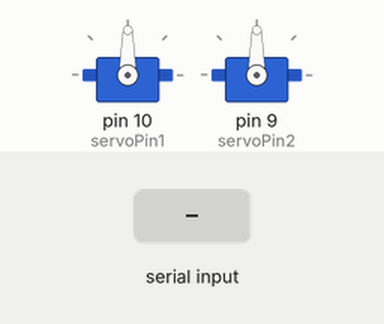
Simulated run of this sketch. Board: Arduino Uno, built with avr-gcc and run on an emulated ATmega328P. Shown: 2 × servo. The test bench sets the inputs (shaded band).

Above: at 1.2 s.
1.3 s: "E" received over Serial
At 2.5 s:
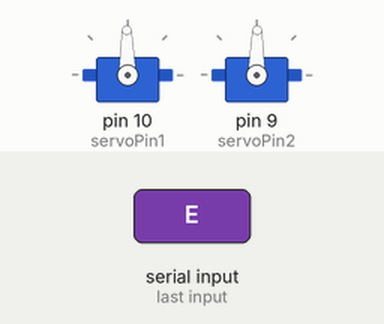
2.8 s: "H" received over Serial
At 3.7 s:
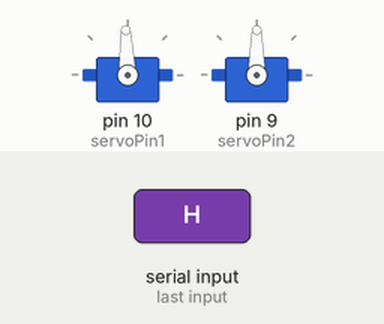
Timing chart, 0 to 5.8 s (numbered marks = the images above; inputs shaded):
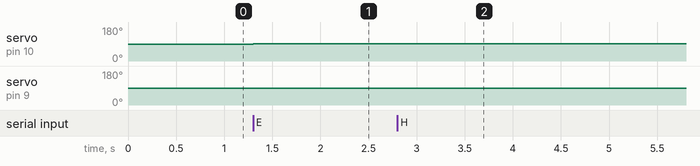

The sketch:

ArduinoCameraGimbalCode.ino
```cpp
/*
 Servo motor controller serial using adafruit motor shield v2.3
oran c
orabusiness@gmail.com
20170922

 Reads a serial input string until it sees a newline, then converts
 the string to a number if the characters are digits. converts to ints

 then tells servo motors one two to go to that position

 The circuit:
 arduino uno
adafruit motor shield v2.3
two hoby servos

plug shield into arduino
pluge into ports Servo 1 & Servo2
  */

#include <Wire.h>
#include <Adafruit_MotorShield.h>
#include "utility/Adafruit_MS_PWMServoDriver.h"
#include <Servo.h>


Adafruit_MotorShield AFMS = Adafruit_MotorShield();

int servoPin1 = 10;
int servoPin2 = 9;

int previousAngle1 = 0;
int previousAngle2 = 0;

int Init1 = 90;
int Init2 = 90;

int tol = 1;

Servo servo1;
Servo servo2;

int incoming[1];


//String inString = "";    // string to hold input

void setup() {


  pinMode(servoPin1, OUTPUT);
  pinMode(servoPin2, OUTPUT);

  // Open serial communications and wait for port to open:
  Serial.begin(9600);
  while (!Serial) {
    ; // wait for serial port to connect. Needed for native USB port only
  }

  // send an intro:
 // Serial.println("\n\nServo Posisitioner: ");
  //Serial.println();
  AFMS.begin();

  servo1.attach(servoPin1);
  servo2.attach(servoPin2);


}
//0 do nothing, 1 positive, 2 negative
//Servo 2 X
//Servo 1 Y
void loop() {
  // Read serial input:
  servo1.write(Init1);
  servo2.write(Init2);
  while (Serial.available() >= 0) {
    //char inChar = '';
    char inChar = Serial.read();
    //for (int i = 0; i < 2; i++){
    //  incoming[i,j] = Serial.read();
    //}

    //if(pos1 <= 180 && pos1 >= 0){
        //previousAngle1 = pos1;
        //servo1.write(pos1);
      //}else{
         //servo1.write(previousAngle1);
        //Serial.print("pos1 Out of bounds :");
        //Serial.println(pos1);
      //}
    if (inChar == 'E'){
      //Move down, move right
      Init1 = Init1 + tol;
      Init2 = Init2 - tol;
      //if(Init1 <= 180 && Init1 >=0){
        servo1.write(Init1);
      //}
      //if(Init2 <= 180 && Init2 >=0){
        servo2.write(Init2);
      //}
    }
    else if (inChar=='H'){
      //Move down, move left
      Init1 = Init1 + tol;
      Init2 = Init2 + tol;
      //if(Init1 <= 180 && Init1 >=0){
        servo1.write(Init1);
      //}
      //if(Init2 <= 180 && Init2 >=0){
        servo2.write(Init2);
      //}
    }
    else if (inChar == 'B'){
      //Move down, stay
      Init1 = Init1 + tol;
      Init2 = Init2;
      //if(Init1 <= 180 && Init1 >=0){
        servo1.write(Init1);
      //}
      //if(Init2 <= 180 && Init2 >=0){
        servo2.write(Init2);
      //}
    }
    else if (inChar == 'F'){
      //Move up, move right
      Init1 = Init1 - tol;
      Init2 = Init2 - tol;
      //if(Init1 <= 180 && Init1 >=0){
        servo1.write(Init1);
      //}
      //if(Init2 <= 180 && Init2 >=0){
        servo2.write(Init2);
      //}
    }
    else if (inChar == 'I'){
      //Move up, move left
      Init1 = Init1 - tol;
      Init2 = Init2 + tol;
      //if(Init1 <= 180 && Init1 >=0){
        servo1.write(Init1);
      //}
      //if(Init2 <= 180 && Init2 >=0){
        servo2.write(Init2);
      //}
    }
    else if (inChar == 'C'){
      //Move up, stay
      Init1 = Init1 - tol;
      Init2 = Init2;
      //if(Init1 <= 180 && Init1 >=0){
        servo1.write(Init1);
      //}
      //if(Init2 <= 180 && Init2 >=0){
        servo2.write(Init2);
      //}
    }
    else if (inChar == 'D'){
      //Stay, move right
      Init1 = Init1;
      Init2 = Init2 - tol;
      //if(Init1 <= 180 && Init1 >=0){
        servo1.write(Init1);
      //}
      //if(Init2 <= 180 && Init2 >=0){
        servo2.write(Init2);
      //}
    }
    else if (inChar == 'G'){
      //Stay, move left
      Init1 = Init1;
      Init2 = Init2 + tol;
      //if(Init1 <= 180 && Init1 >=0){
        servo1.write(Init1);
      //}
      //if(Init2 <= 180 && Init2 >=0){
        servo2.write(Init2);
      //}
    }
    else if (inChar == 'A'){
      //Stay, stay
      Init1 = Init1;
      Init2 = Init2;
      //if(Init1 <= 180 && Init1 >=0){
        servo1.write(Init1);
      //}
      //if(Init2 <= 180 && Init2 >=0){
        servo2.write(Init2);
      //}
    }


    //servo1.write(inChar.toInt());


    // Serial.print(inChar);
    //Serial.print("\n");

    //inString += (char)inChar;

    //if (inChar == '\n') {
      //https://stackoverflow.com/questions/11068450/arduino-c-language-parsing-string-with-delimiter-input-through-serial-interfa#14306981
      //int first  = inString.indexOf(',');
      //int second = inString.indexOf(',', first + 1);

      //String servoPos1 = inString.substring(0, first);
      //String servoPos2 = inString.substring(first + 1, second);

      //int pos1 = servoPos1.toInt();
      //int pos2 = servoPos2.toInt();


      //if(pos1 <= 180 && pos1 >= 0){
        //previousAngle1 = pos1;
        //servo1.write(pos1);
      //}else{
         //servo1.write(previousAngle1);
        //Serial.print("pos1 Out of bounds :");
        //Serial.println(pos1);
      //}

      //if(pos2 <= 180 && pos2 >= 0){
        //previousAngle2 = pos2;
        //servo2.write(pos2);
      //}else{
        //servo1.write(previousAngle2);
        //Serial.print("pos2 Out of bounds :");
        //Serial.println(pos2);
      //}
      // clear the string for new input:
      //inString = "";
    //}
  }
}
```

Measured:
- after the input at 1.3 s, servo on pin 10 (servoPin1): 90° → 91° at once; servo on pin 9 (servoPin2): 90° → 89° at once
- after the input at 2.8 s, servo on pin 10 (servoPin1): 91° → 92° at once; servo on pin 9 (servoPin2): 89° → 90° at once
